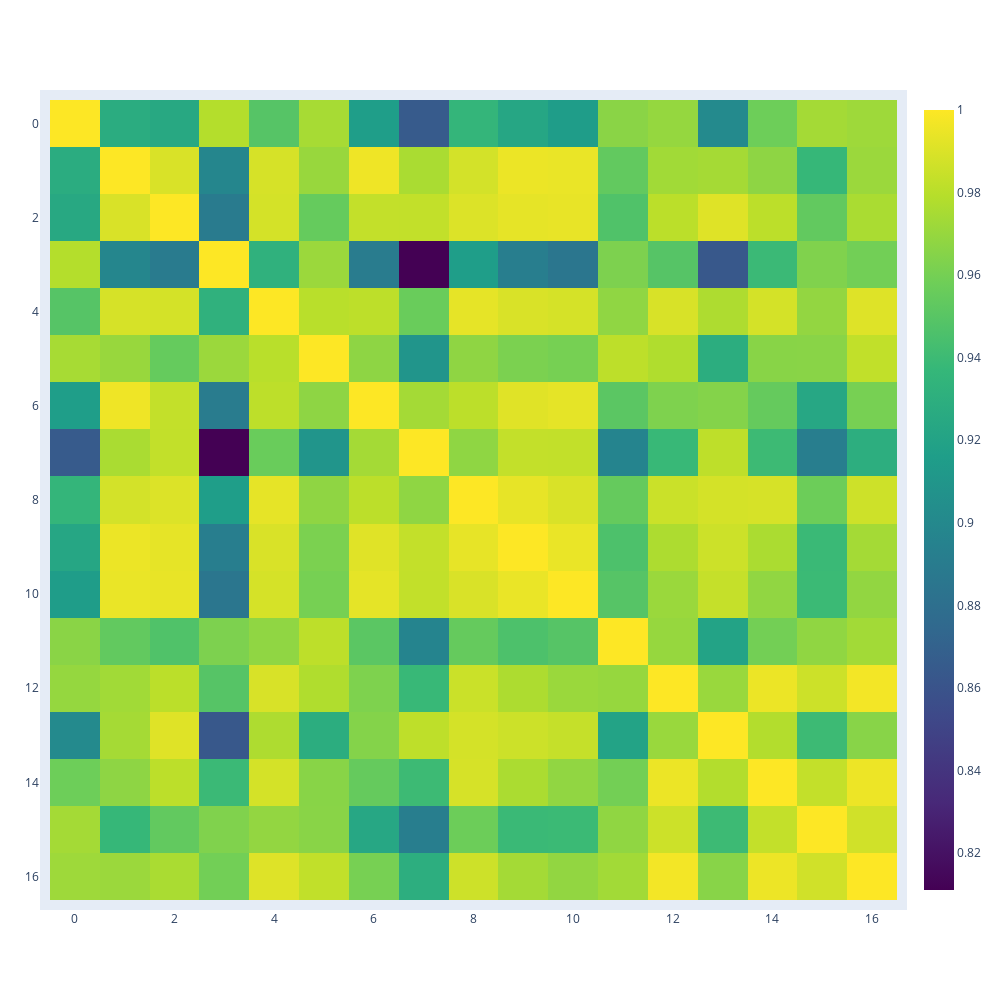

Notebook cell for this chart:
### Code cell
cka_fig = plotly_imshow(test_cka_scores)
cka_fig.show()

### Figure 1 — Plotly figure (JSON) as saved in the notebook; plotly's stock layout.template omitted (floating-point values rounded to 4 significant figures; data arrays with more than 128 entries replaced by an {"elided": "..."} marker saying what was removed)
{"data": [{"colorscale": [[0, "#440154"], [0.1111, "#482878"], [0.2222, "#3e4989"], [0.3333, "#31688e"], [0.4444, "#26828e"], [0.5556, "#1f9e89"], [0.6667, "#35b779"], [0.7778, "#6ece58"], [0.8889, "#b5de2b"], [1, "#fde725"]], "type": "heatmap", "z": {"elided": "17x17 float values"}}], "layout": {"autosize": false, "height": 1000, "margin": {"b": 100, "l": 50, "pad": 10, "r": 50, "t": 100}, "width": 1000, "yaxis": {"autorange": "reversed"}}}
